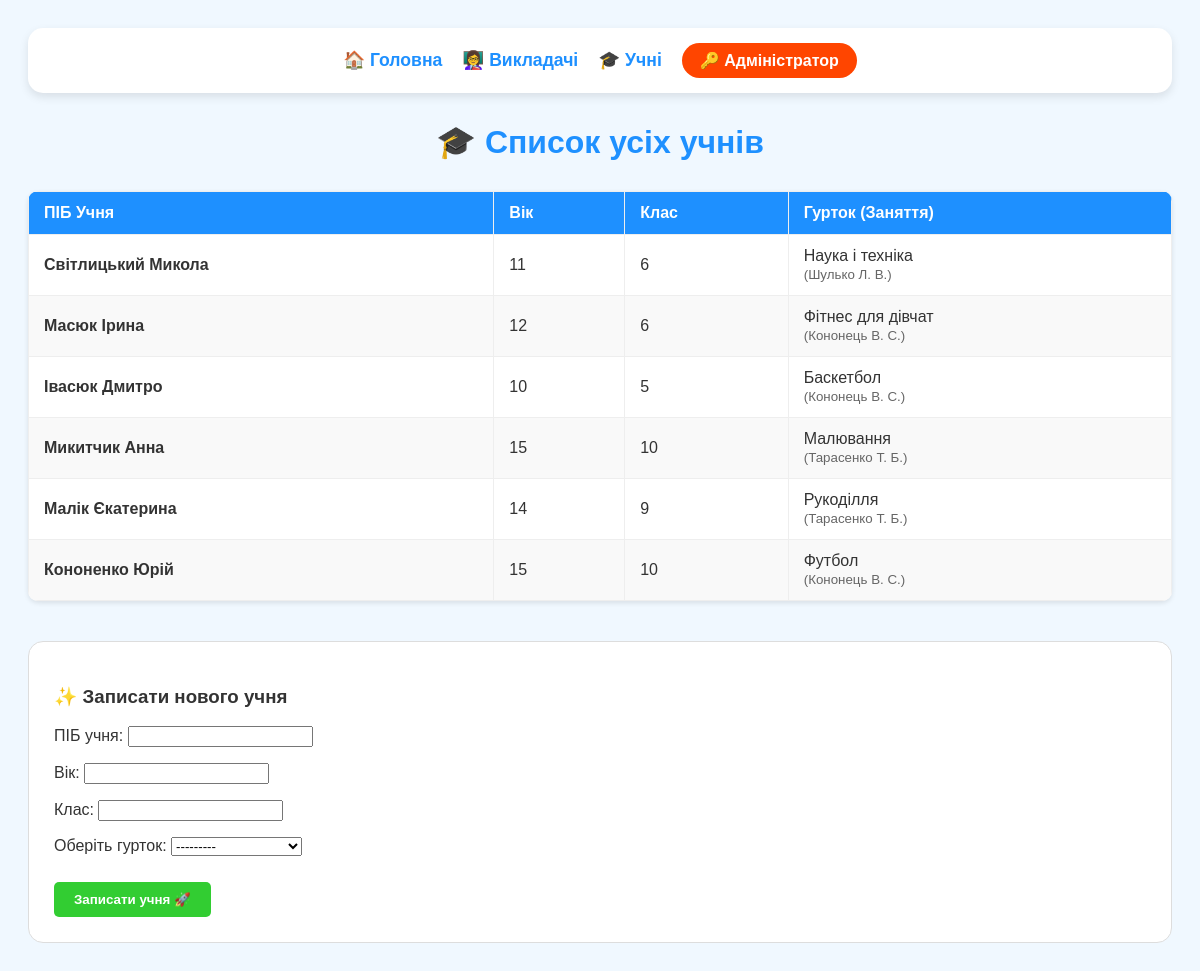
The page /students/ on the database its author committed.
### school_admin/models/student.py (models this page shows, shortened)
class Student(models.Model):
    full_name = models.CharField(max_length=255, verbose_name="П.І.Б. учня")
    age = models.PositiveIntegerField(verbose_name="Вік")
    school_class = models.CharField(max_length=20, verbose_name="Клас")
    lesson = models.ForeignKey(
        ExtraLesson,
        on_delete=models.SET_NULL,
        null=True,
        verbose_name="Додаткове заняття"
    )
    class Meta:
        verbose_name = "Учень"
        verbose_name_plural = "Учні"

### school_admin/models/lesson.py (models this page shows)
class ExtraLesson(models.Model):
    name = models.CharField(max_length=200, verbose_name="Назва заняття")
    teacher = models.ForeignKey(
        Teacher,
        on_delete=models.CASCADE,
        verbose_name="Викладач"
    )
    description = models.TextField(verbose_name="Опис заняття")
    def __str__(self):
        return self.name
    class Meta:
        verbose_name = "Додаткове заняття"
        verbose_name_plural = "Додаткові заняття"

### school_admin/models/teacher.py (models this page shows, shortened)
class Teacher(models.Model):
    last_name = models.CharField(max_length=100, verbose_name="Прізвище")
    first_name = models.CharField(max_length=100, verbose_name="Ім'я")
    middle_name = models.CharField(max_length=100, verbose_name="По батькові")
    description = models.TextField(verbose_name="Характеристики")
    class Meta:
        verbose_name = "Викладач"
        verbose_name_plural = "Викладачі"

### school_admin/views.py (the view)
# urls.py: path('students/', views.student_list, name='student_list'),
def student_list(request):
    if request.method == 'POST':
        form = EnrollmentForm(request.POST)
        if form.is_valid():
            form.save()
            return redirect('student_list')
    all_students = Student.objects.all().select_related('lesson__teacher')
    lessons = ExtraLesson.objects.all()
    form = EnrollmentForm()
    context = {
        'students': all_students,
        'lessons': lessons,
        'form': form
    }
    return render(request, 'school_admin/students.html', context)

### school_admin/forms.py
class EnrollmentForm(forms.ModelForm):
    class Meta:
        model = Student
        fields = ['full_name', 'age', 'school_class', 'lesson']
        labels = {'full_name': 'ПІБ учня', 'age': 'Вік', 'school_class': 'Клас', 'lesson': 'Оберіть гурток'}

### school_admin/templates/school_admin/students.html (shortened to what this page needs)
{% extends "school_admin/base.html" %}
{% block content %}
<h1>🎓 Список усіх учнів</h1>
<table>
    <thead>
        <tr>
            <th>ПІБ Учня</th>
            <th>Вік</th>
            <th>Клас</th>
            <th>Гурток (Заняття)</th>
        </tr>
    </thead>
    <tbody>
        {% for s in students %}
        <tr>
            <td><strong>{{ s.full_name }}</strong></td>
            <td>{{ s.age }}</td>
            <td>{{ s.school_class }}</td>
            <td>
                {{ s.lesson.name }}
                <br>
                <small style="color: #666;">
                    ({{ s.lesson.teacher.last_name }} {{ s.lesson.teacher.first_name|slice:":1" }}. {{ s.lesson.teacher.middle_name|slice:":1" }}.)
                </small>
            </td>
        </tr>
        {% empty %}
        <tr>
            <td colspan="{% if user.is_staff %}5{% else %}4{% endif %}" style="text-align: center; color: #999; padding: 20px;">
                Учнів поки не зареєстровано. Заповніть форму нижче!
            </td>
        </tr>
        {% endfor %}
    </tbody>
</table>
<div class="form-section">
    <h3>✨ Записати нового учня</h3>
    <form method="post">
        {{ form.as_p }}
        <button type="submit">Записати учня 🚀</button>
    </form>
</div>
{% endblock %}

### school_admin/templates/school_admin/base.html (style rules this page uses)
body { font-family: 'Comic Sans MS', cursive, sans-serif; background: #f0f8ff; padding: 20px; color: #333; }
table { width: 100%; border-collapse: collapse; background: white; border-radius: 12px; overflow: hidden; margin-top: 20px; box-shadow: 0 4px 6px rgba(0,0,0,0.05); }
th, td { padding: 12px 15px; border: 1px solid #eee; text-align: left; }
th { background: #1e90ff; color: white; }
tr:nth-child(even) { background-color: #fcfcfc; }
h1 { text-align: center; color: #ff4500; }

### school_admin/templates/school_admin/students.html (style rules this page uses)
h1 { text-align: center; color: #1e90ff; margin-bottom: 30px; }
table { width: 100%; border-collapse: collapse; background: white; border-radius: 10px; overflow: hidden; box-shadow: 0 2px 5px rgba(0,0,0,0.1); }
th, td { padding: 12px 15px; border: 1px solid #eee; text-align: left; }
th { background: #1e90ff; color: white; font-weight: bold; }
tr:nth-child(even) { background-color: #f9f9f9; }
.form-section { margin-top: 40px; background: white; padding: 25px; border-radius: 15px; border: 1px solid #ddd; }
button { background: #32cd32; color: white; border: none; padding: 10px 20px; border-radius: 5px; cursor: pointer; font-weight: bold; margin-top: 10px; }

### rows shown on the page
Student: full_name "Світлицький Микола", age "11", school_class "6", lesson.name "Наука і техніка", lesson.teacher.last_name "Шулько", lesson.teacher.first_name "Л", lesson.teacher.middle_name "В"
Student: full_name "Масюк Ірина", age "12", school_class "6", lesson.name "Фітнес для дівчат", lesson.teacher.last_name "Кононець", lesson.teacher.first_name "В", lesson.teacher.middle_name "С"
Student: full_name "Івасюк Дмитро", age "10", school_class "5", lesson.name "Баскетбол", lesson.teacher.last_name "Кононець", lesson.teacher.first_name "В", lesson.teacher.middle_name "С"
Student: full_name "Микитчик Анна", age "15", school_class "10", lesson.name "Малювання", lesson.teacher.last_name "Тарасенко", lesson.teacher.first_name "Т", lesson.teacher.middle_name "Б"
Student: full_name "Малік Єкатерина", age "14", school_class "9", lesson.name "Рукоділля", lesson.teacher.last_name "Тарасенко", lesson.teacher.first_name "Т", lesson.teacher.middle_name "Б"
Student: full_name "Кононенко Юрій", age "15", school_class "10", lesson.name "Футбол", lesson.teacher.last_name "Кононець", lesson.teacher.first_name "В", lesson.teacher.middle_name "С"
